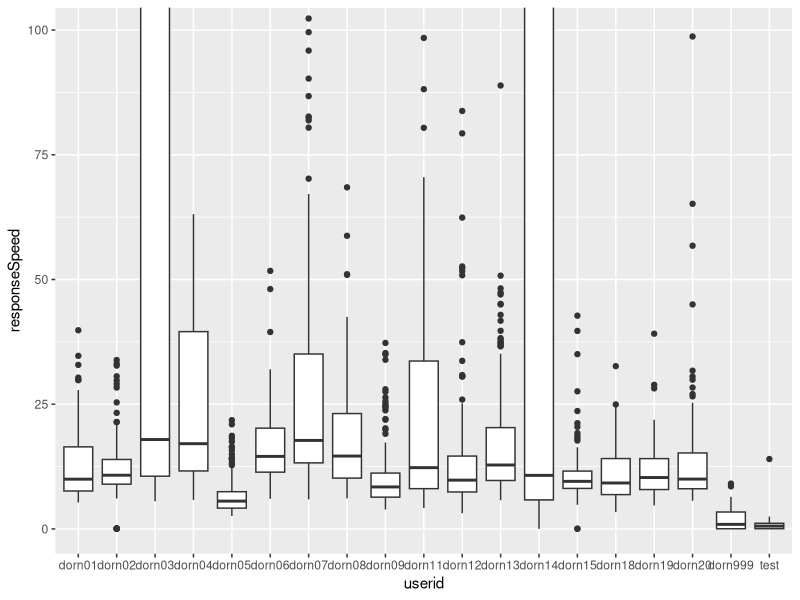
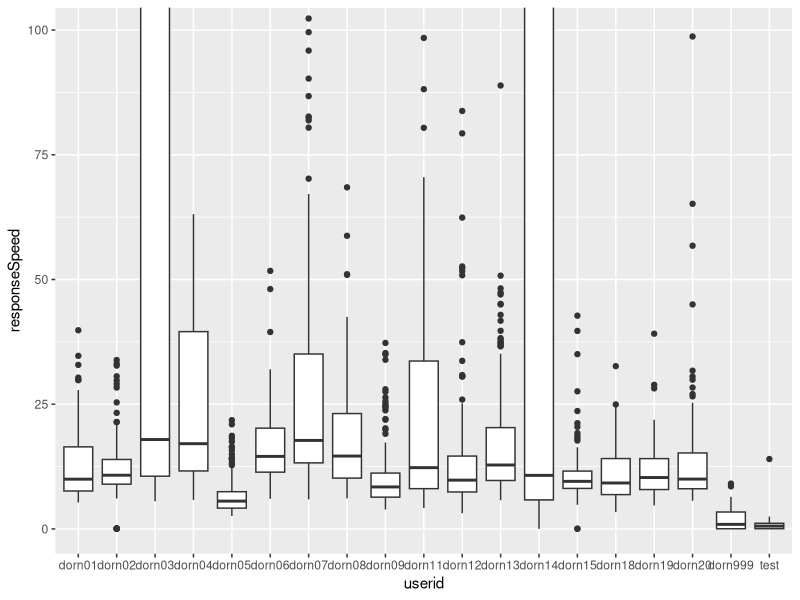

Generate these figures, in order, with R:
# Title     : TODO
# Objective : TODO
# Created by: sbbfti
# Created on: 10/06/2020

library(ggplot2)

getwd()

df <- read.table("./data/df_cozie.csv", header = TRUE, sep=",")
#names(df) <- c('thermal', 'met', 'userid', 'experimentid', 'responseSpeed')

# Basic box plot
p0 <- ggplot(df, aes(x=userid, y=responseSpeed)) +
  geom_boxplot()

# compute lower and upper whiskers
ylim1 <- boxplot.stats(df$responseSpeed)$stats[c(1, 5)]

# scale y limits based on ylim1
p1 <- p0 + coord_cartesian(ylim = ylim1*3)

p1

ggsave("./manuscript/src/figures/plot_r.png", width = 3, height = 1)